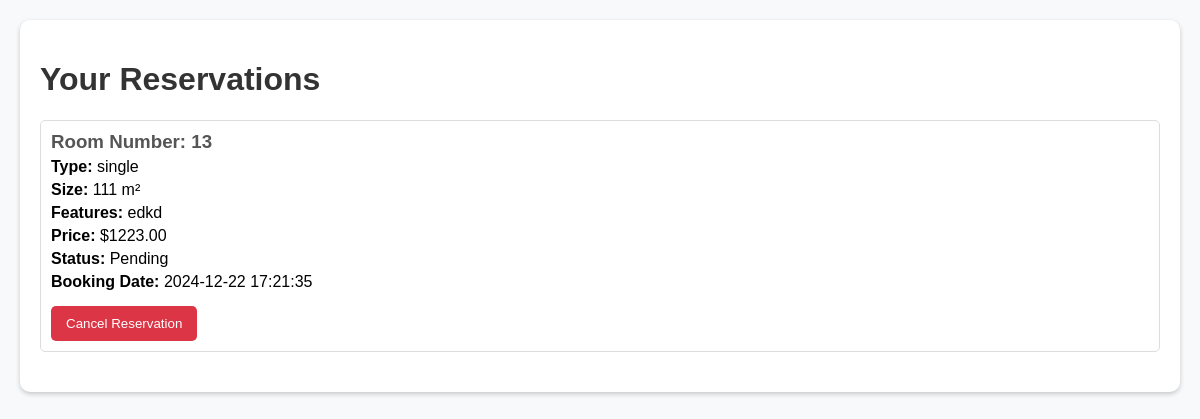
Screenshot of /reservations.php (signed in) with the database file from the repository.
### tables this page shows
CREATE TABLE `bookings` (
  `booking_id` int(11) NOT NULL,
  `student_number` int(11) NOT NULL,
  `room_id` int(11) NOT NULL,
  `booking_date` datetime DEFAULT current_timestamp(),
  `status` enum('Pending','Confirmed','Canceled') DEFAULT 'Pending'
);

CREATE TABLE `rooms` (
  `room_id` int(11) NOT NULL,
  `type` varchar(50) NOT NULL,
  `size` int(11) NOT NULL,
  `features` text NOT NULL,
  `front_view` varchar(100) NOT NULL,
  `price` decimal(10,2) NOT NULL,
  `availability` enum('Available','Not Available') DEFAULT 'Available',
  `dorm_id` int(11) NOT NULL
);

### reservations.php (the view, shortened to what this page needs)
<?php
require 'connect.php';
$student_number = $_SESSION['student_number'];
$reservationsQuery = "SELECT r.room_id, r.type, r.size, r.features, r.price, b.booking_id, b.status, b.booking_date
                      FROM bookings b
                      JOIN rooms r ON b.room_id = r.room_id
                      WHERE b.student_number = $student_number";
$reservationsResult = mysqli_query($conn, $reservationsQuery);
?>
<!DOCTYPE html>
<html lang="en">
<head>
</head>
<body>
<div class="container">
    <h1>Your Reservations</h1>
    <?php if (mysqli_num_rows($reservationsResult) > 0) { ?>
        <?php while ($reservation = mysqli_fetch_assoc($reservationsResult)) { ?>
            <div class="reservation">
                <h3>Room Number: <?php echo htmlspecialchars($reservation['room_id']); ?></h3>
                <p><strong>Type:</strong> <?php echo htmlspecialchars($reservation['type']); ?></p>
                <p><strong>Size:</strong> <?php echo htmlspecialchars($reservation['size']); ?> m²</p>
                <p><strong>Features:</strong> <?php echo htmlspecialchars($reservation['features']); ?></p>
                <p><strong>Price:</strong> $<?php echo htmlspecialchars($reservation['price']); ?></p>
                <p><strong>Status:</strong> <?php echo htmlspecialchars($reservation['status']); ?></p>
                <p><strong>Booking Date:</strong> <?php echo htmlspecialchars($reservation['booking_date']); ?></p>
                <?php if ($reservation['status'] === 'Pending' || $reservation['status'] === 'Confirmed') { ?>
                    <form method="POST" action="reservations.php">
                        <button type="submit" class="cancel-button">Cancel Reservation</button>
                    </form>
                <?php } ?>
            </div>
        <?php } ?>
    <?php } else { ?>
        <p>No reservations found.</p>
    <?php } ?>
</div>
</body>
</html>

### reservations.php (style rules this page uses)
body { font-family: Arial, sans-serif; margin: 20px; background-color: #f8f9fa; }
.container { background: white; padding: 20px; border-radius: 10px; box-shadow: 0 2px 5px rgba(0, 0, 0, 0.2); }
h1 { color: #333; }
.reservation { margin-bottom: 20px; padding: 10px; border: 1px solid #ddd; border-radius: 5px; }
.reservation h3 { margin: 0; color: #555; }
.reservation p { margin: 5px 0; }
.cancel-button { margin-top: 10px; display: inline-block; padding: 10px 15px; background-color: #dc3545; color: white; text-decoration: none; border-radius: 5px; cursor: pointer; border: none; }

### rows the page displays
bookings: room.room_id "13", room.type "single", room.size "111", room.features "edkd", room.price "1223.00", status "Pending", booking_date "2024-12-22 17:21:35"
